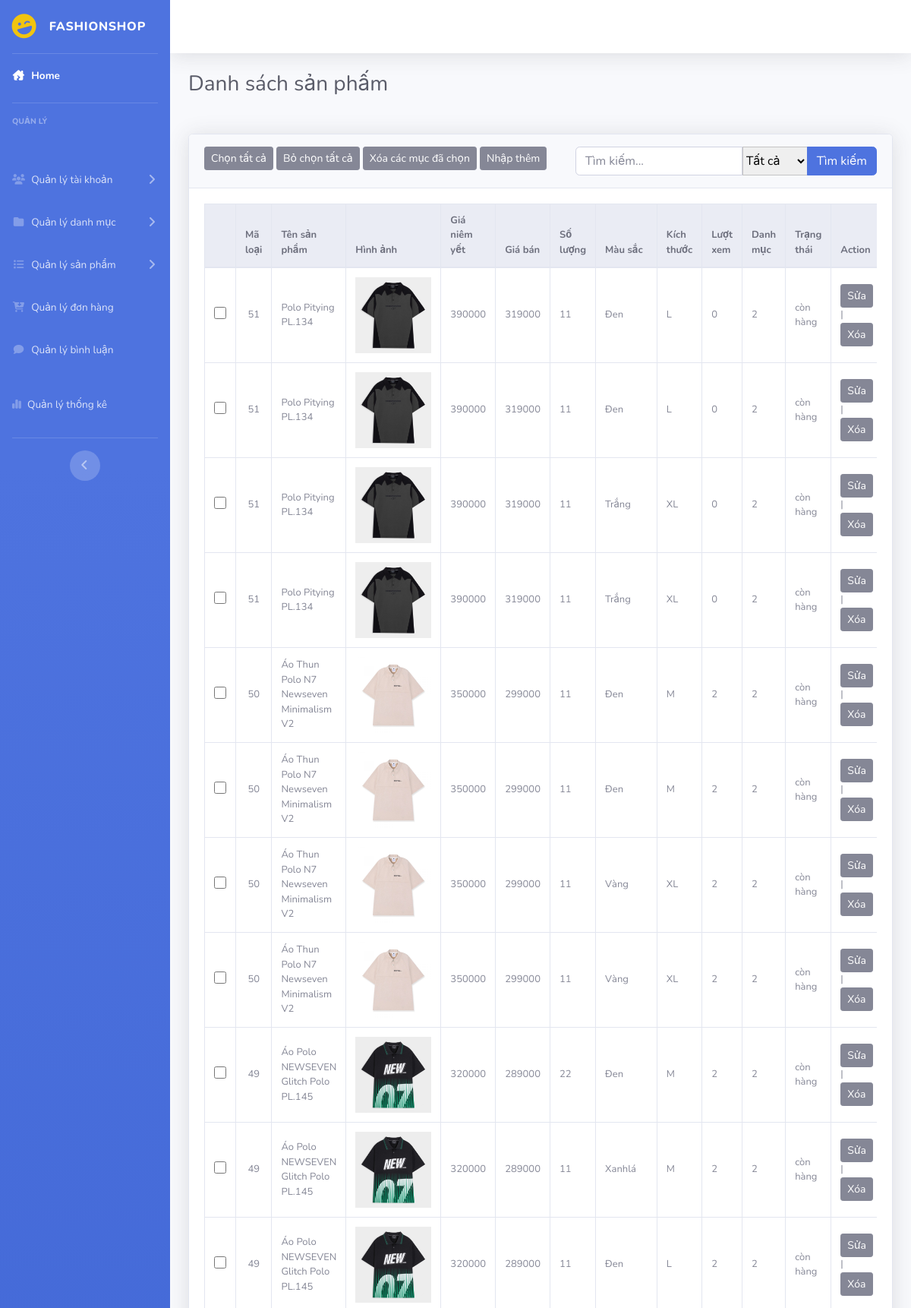
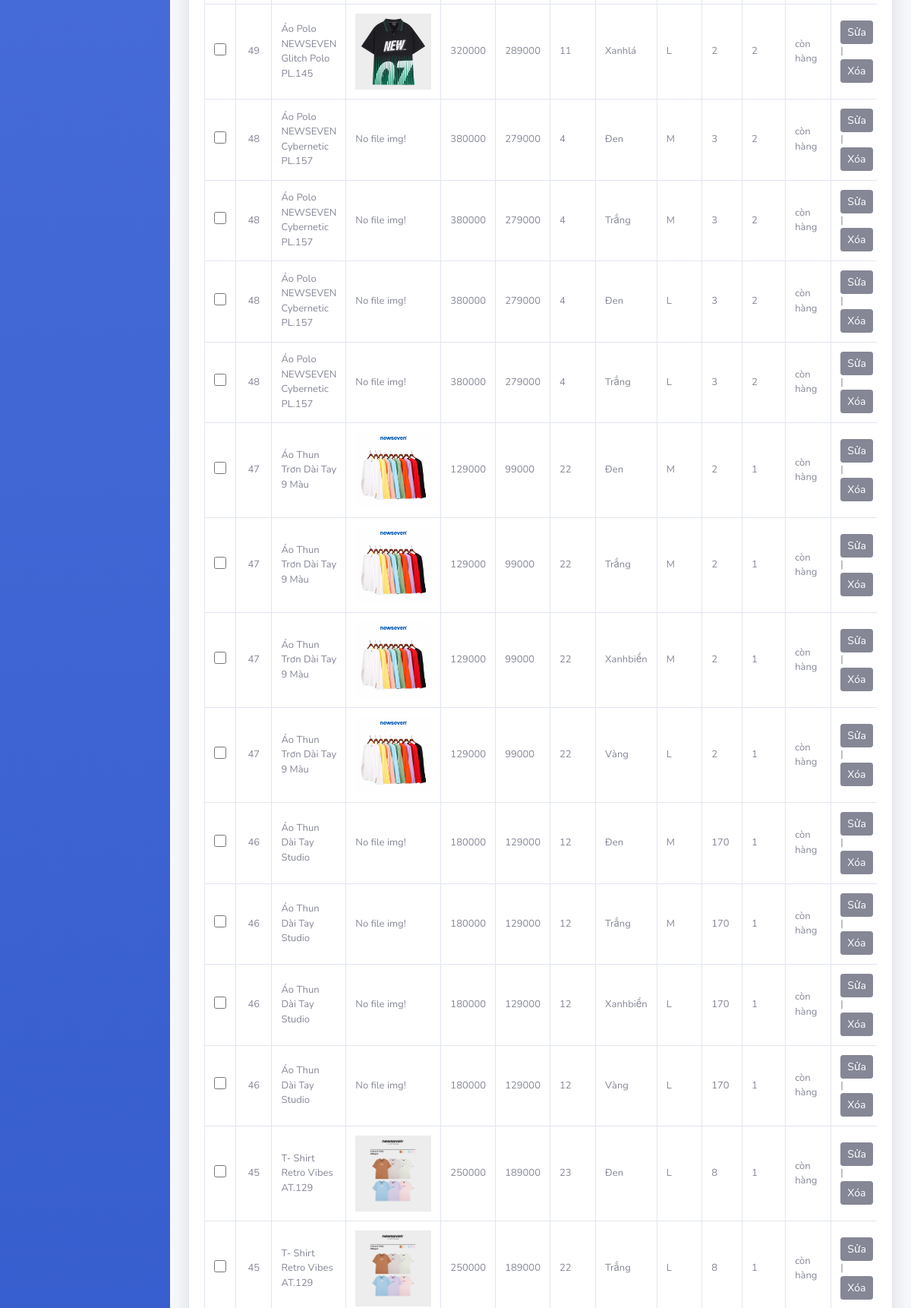
/admin/index.php?act=dssanpham (upper part), run on the app's committed database (2 pictures, top to bottom).
### tables this page shows
CREATE TABLE `bien_the` (
  `id` int(11) NOT NULL,
  `id_sp` int(11) NOT NULL,
  `id_mau_sac` int(11) NOT NULL,
  `id_kich_thuoc` int(11) NOT NULL,
  `so_luong` int(11) NOT NULL
);

CREATE TABLE `sanpham` (
  `id` int(11) NOT NULL COMMENT 'Id sản phẩm',
  `name` varchar(255) NOT NULL COMMENT 'Tên sản phẩm',
  `img` varchar(225) NOT NULL,
  `price_niemyet` double(10,2) NOT NULL DEFAULT 0.00 COMMENT 'Giá sản phẩm',
  `price_sale` int(100) NOT NULL COMMENT 'Giá sale',
  `mota` text NOT NULL COMMENT 'Mô tả',
  `luotxem` int(11) NOT NULL DEFAULT 0 COMMENT 'Lượt xem',
  `iddm` int(11) NOT NULL COMMENT 'Id danh mục'
);

CREATE TABLE `mau_sac` (
  `id` int(11) NOT NULL,
  `value` varchar(255) NOT NULL
);

CREATE TABLE `kich_thuoc` (
  `id` int(11) NOT NULL,
  `value` varchar(225) NOT NULL
);

### model/pdo.php (called while the page is built, shortened)
<?php
function pdo_get_connection(){
    $servername = "localhost";
    $username = "root";
    $password = "";
    try {
        $conn = new PDO("mysql:host=$servername;dbname=duan1_09", $username, $password);
        $conn->setAttribute(PDO::ATTR_ERRMODE, PDO::ERRMODE_EXCEPTION);
        return $conn;
    } catch(PDOException $e) {
        echo "Connection failed: " . $e->getMessage();
    }
}
function pdo_query($sql){
    $sql_args=array_slice(func_get_args(),1);
    try{
        $conn=pdo_get_connection();
        $stmt=$conn->prepare($sql);
        $stmt->execute($sql_args);
        $rows=$stmt->fetchAll();
        return $rows;
    }
    catch(PDOException $e){
        throw $e;
    }
    finally{
        unset($conn);
    }
}
?>

### model/sanpham.php (called while the page is built, shortened)
<?php
function loadall_sanpham($keyw = "", $iddm = 0)
{
    $sql = "SELECT sanpham.id,
                   sanpham.name,
                   bien_the.id AS id_bienthe,
                   sanpham.img,
                   sanpham.price_niemyet,
                   sanpham.price_sale,
                   bien_the.so_luong,
                   mau_sac.value AS mau_sac,
                   kich_thuoc.value AS kich_thuoc,
                   sanpham.luotxem,
                   sanpham.iddm
            FROM sanpham
            JOIN bien_the ON sanpham.id = bien_the.id_sp
            JOIN mau_sac ON bien_the.id_mau_sac = mau_sac.id
            JOIN kich_thuoc ON bien_the.id_kich_thuoc = kich_thuoc.id
            -- ORDER BY sanpham.id
            WHERE 1";
    $sql .= " ORDER BY sanpham.id DESC";
    $listsanpham = pdo_query($sql);
    return  $listsanpham;
}

### admin/sanpham/dssanpham.php (the view, shortened to what this page needs)
<div class="container-fluid dssp">
    <h1 class="h3 mb-2 text-gray-800 mb-5">Danh sách sản phấm </h1>
    <div class="card shadow mb-4">
        <div class="card-header py-3">
            <button class="btn btn-secondary btn-sm">Chọn tất cả</button>
            <button class="btn btn-secondary btn-sm">Bỏ chọn tất cả</button>
            <button class="btn btn-secondary btn-sm">Xóa các mục đã chọn</button>
            <a href="index.php?act=add_sp"><button class="btn btn-secondary btn-sm">Nhập thêm</button></a>
            <form action="index.php?act=dssanpham" method="post" class="float-right">
                <div class="input-group">
                    <input type="text" class="form-control" name="keyw" placeholder="Tìm kiếm...">
                    <select name="iddm" id="">
                        <option value="0" selected>Tất cả</option>
                    </select>
                    <div class="input-group-append">
                        <input class="btn btn-primary timkiem_dssp" type="submit" name="clickOK" value="Tìm kiếm">
                    </div>
                </div>
            </form>
        </div>
        <div class="card-body">
            <div class="table-responsive">
                <table class="table table-bordered" width="100%" cellspacing="0">
                    <thead class="thead-light">
                        <tr>
                            <th></th>
                            <th>Mã loại</th>
                            <th>Tên sản phẩm</th>
                            <th>Hình ảnh</th>
                            <th>Giá niêm yết</th>
                            <th>Giá bán</th>
                            <th>Số lượng</th>
                            <th>Màu sắc</th>
                            <th>Kích thước</th>
                            <th>Lượt xem</th>
                            <th>Danh mục</th>
                            <th>Trạng thái</th>
                            <th>Action</th>
                        </tr>
                    </thead>
                    <tbody>
                        <?php
                        foreach ($list_sp as $sp) {
                            extract($sp);
                            $tinh_trang = ($so_luong <= 0) ? "hết hàng" : "còn hàng";
                            $suasp = "index.php?act=update_sp&idsp=" . $id;
                            $hard_delete = "index.php?act=hard_delete&idbt=" . $id_bienthe;
                            $hinhpath = "../upload/" . $img;
                            if (is_file($hinhpath)) {
                                $hinhpath = "<img src= '" . $hinhpath . "' width='100px' height='100px'>";
                            } else {
                                $hinhpath = "No file img!";
                            }
                            echo '
                                                <tr>
                                                    <td class="align-middle text-center"><input type="checkbox" name="select" id=""></td>
                                                    <td class=" align-middle text-center">' . $id . '</td>
                                                    <td class="col-3 align-middle">' . $name . '</td>
                                                    <td class="col-2 align-middle">' . $hinhpath . '</td>
                                                    <td class="col-2 align-middle">' . $price_niemyet . '</td>
                                                    <td class="col-2 align-middle">' . $price_sale . '</td>
                                                    <td class="col-1 align-middle">' . $so_luong . '</td>
                                                    <td  class="col-1 align-middle">' . $mau_sac . '</td>
                                                    <td  class="col-1 align-middle">' . $kich_thuoc . '</td>
                                                    <td  class="col-1 align-middle">' . $luotxem . '</td>
                                                    <td  class="col-1 align-middle">' . $iddm . '</td>
                                                    <td class="col-1 align-middle">' . $tinh_trang . '</td>
                                                    <td class="col-2 align-middle"><a href="' . $suasp . '"><button class="btn btn-secondary btn-sm">Sửa</button></a> |
                                                    <a href="' . $hard_delete . '"><button class="btn btn-secondary btn-sm">Xóa</button></a></td>
                                                </tr>
                                                ';
                        }
                        ?>
                    </tbody>
                </table>
            </div>
        </div>
    </div>
</div>

### assets/css/style_admin.css (style rules this page uses)
input[type="checkbox"] { width: 16px; height: 16px; }
.dssp h1 { margin-bottom: 0px; }
.card-body { flex: 1 1 auto; min-height: 1px; padding: 1.25rem; margin: 0px; }
.card-header:first-child { border-radius: calc(0.35rem - 1px) calc(0.35rem - 1px) 0 0; margin: 0px; }
input.timkiem_dssp { height: 38px; }
select { word-wrap: normal; border: 1px solid #c4c4c4; }
table tbody td:nth-child(4) { width: 100px; }
.card-body { flex: 1 1 auto; min-height: 1px; padding: 1.25rem; font-size: 13px; }

### data on the page
bien_the: id_sp "51", id_sp.name "Polo Pitying PL.134", id_sp.img (picture), id_sp.price_niemyet "390000", id_sp.price_sale "319000", so_luong "11", id_mau_sac.value "Đen", id_kich_thuoc.value "L", id_sp.luotxem "0", id_sp.iddm "2", so_luong "còn hàng"
bien_the: id_sp "51", id_sp.name "Polo Pitying PL.134", id_sp.img (picture), id_sp.price_niemyet "390000", id_sp.price_sale "319000", so_luong "11", id_mau_sac.value "Đen", id_kich_thuoc.value "L", id_sp.luotxem "0", id_sp.iddm "2", so_luong "còn hàng"
bien_the: id_sp "51", id_sp.name "Polo Pitying PL.134", id_sp.img (picture), id_sp.price_niemyet "390000", id_sp.price_sale "319000", so_luong "11", id_mau_sac.value "Trắng", id_kich_thuoc.value "XL", id_sp.luotxem "0", id_sp.iddm "2", so_luong "còn hàng"
bien_the: id_sp "51", id_sp.name "Polo Pitying PL.134", id_sp.img (picture), id_sp.price_niemyet "390000", id_sp.price_sale "319000", so_luong "11", id_mau_sac.value "Trắng", id_kich_thuoc.value "XL", id_sp.luotxem "0", id_sp.iddm "2", so_luong "còn hàng"
bien_the: id_sp "50", id_sp.name "Áo Thun Polo N7 Newseven Minimalism V2", id_sp.img (picture), id_sp.price_niemyet "350000", id_sp.price_sale "299000", so_luong "11", id_mau_sac.value "Đen", id_kich_thuoc.value "M", id_sp.luotxem "2", id_sp.iddm "2", so_luong "còn hàng"
bien_the: id_sp "50", id_sp.name "Áo Thun Polo N7 Newseven Minimalism V2", id_sp.img (picture), id_sp.price_niemyet "350000", id_sp.price_sale "299000", so_luong "11", id_mau_sac.value "Đen", id_kich_thuoc.value "M", id_sp.luotxem "2", id_sp.iddm "2", so_luong "còn hàng"
bien_the: id_sp "50", id_sp.name "Áo Thun Polo N7 Newseven Minimalism V2", id_sp.img (picture), id_sp.price_niemyet "350000", id_sp.price_sale "299000", so_luong "11", id_mau_sac.value "Vàng", id_kich_thuoc.value "XL", id_sp.luotxem "2", id_sp.iddm "2", so_luong "còn hàng"
bien_the: id_sp "50", id_sp.name "Áo Thun Polo N7 Newseven Minimalism V2", id_sp.img (picture), id_sp.price_niemyet "350000", id_sp.price_sale "299000", so_luong "11", id_mau_sac.value "Vàng", id_kich_thuoc.value "XL", id_sp.luotxem "2", id_sp.iddm "2", so_luong "còn hàng"
bien_the: id_sp "49", id_sp.name "Áo Polo NEWSEVEN Glitch Polo PL.145", id_sp.img (picture), id_sp.price_niemyet "320000", id_sp.price_sale "289000", so_luong "22", id_mau_sac.value "Đen", id_kich_thuoc.value "M", id_sp.luotxem "2", id_sp.iddm "2", so_luong "còn hàng"
bien_the: id_sp "49", id_sp.name "Áo Polo NEWSEVEN Glitch Polo PL.145", id_sp.img (picture), id_sp.price_niemyet "320000", id_sp.price_sale "289000", so_luong "11", id_mau_sac.value "Xanhlá", id_kich_thuoc.value "M", id_sp.luotxem "2", id_sp.iddm "2", so_luong "còn hàng"
bien_the: id_sp "49", id_sp.name "Áo Polo NEWSEVEN Glitch Polo PL.145", id_sp.img (picture), id_sp.price_niemyet "320000", id_sp.price_sale "289000", so_luong "11", id_mau_sac.value "Đen", id_kich_thuoc.value "L", id_sp.luotxem "2", id_sp.iddm "2", so_luong "còn hàng"
bien_the: id_sp "49", id_sp.name "Áo Polo NEWSEVEN Glitch Polo PL.145", id_sp.img (picture), id_sp.price_niemyet "320000", id_sp.price_sale "289000", so_luong "11", id_mau_sac.value "Xanhlá", id_kich_thuoc.value "L", id_sp.luotxem "2", id_sp.iddm "2", so_luong "còn hàng"
bien_the: id_sp "48", id_sp.name "Áo Polo NEWSEVEN Cybernetic PL.157", id_sp.img "No file img!", id_sp.price_niemyet "380000", id_sp.price_sale "279000", so_luong "4", id_mau_sac.value "Đen", id_kich_thuoc.value "M", id_sp.luotxem "3", id_sp.iddm "2", so_luong "còn hàng"
bien_the: id_sp "48", id_sp.name "Áo Polo NEWSEVEN Cybernetic PL.157", id_sp.img "No file img!", id_sp.price_niemyet "380000", id_sp.price_sale "279000", so_luong "4", id_mau_sac.value "Trắng", id_kich_thuoc.value "M", id_sp.luotxem "3", id_sp.iddm "2", so_luong "còn hàng"
bien_the: id_sp "48", id_sp.name "Áo Polo NEWSEVEN Cybernetic PL.157", id_sp.img "No file img!", id_sp.price_niemyet "380000", id_sp.price_sale "279000", so_luong "4", id_mau_sac.value "Đen", id_kich_thuoc.value "L", id_sp.luotxem "3", id_sp.iddm "2", so_luong "còn hàng"
bien_the: id_sp "48", id_sp.name "Áo Polo NEWSEVEN Cybernetic PL.157", id_sp.img "No file img!", id_sp.price_niemyet "380000", id_sp.price_sale "279000", so_luong "4", id_mau_sac.value "Trắng", id_kich_thuoc.value "L", id_sp.luotxem "3", id_sp.iddm "2", so_luong "còn hàng"
bien_the: id_sp "47", id_sp.name "Áo Thun Trơn Dài Tay 9 Màu", id_sp.img (picture), id_sp.price_niemyet "129000", id_sp.price_sale "99000", so_luong "22", id_mau_sac.value "Đen", id_kich_thuoc.value "M", id_sp.luotxem "2", id_sp.iddm "1", so_luong "còn hàng"
bien_the: id_sp "47", id_sp.name "Áo Thun Trơn Dài Tay 9 Màu", id_sp.img (picture), id_sp.price_niemyet "129000", id_sp.price_sale "99000", so_luong "22", id_mau_sac.value "Trắng", id_kich_thuoc.value "M", id_sp.luotxem "2", id_sp.iddm "1", so_luong "còn hàng"
bien_the: id_sp "47", id_sp.name "Áo Thun Trơn Dài Tay 9 Màu", id_sp.img (picture), id_sp.price_niemyet "129000", id_sp.price_sale "99000", so_luong "22", id_mau_sac.value "Xanhbiển", id_kich_thuoc.value "M", id_sp.luotxem "2", id_sp.iddm "1", so_luong "còn hàng"
bien_the: id_sp "47", id_sp.name "Áo Thun Trơn Dài Tay 9 Màu", id_sp.img (picture), id_sp.price_niemyet "129000", id_sp.price_sale "99000", so_luong "22", id_mau_sac.value "Vàng", id_kich_thuoc.value "L", id_sp.luotxem "2", id_sp.iddm "1", so_luong "còn hàng"
bien_the: id_sp "46", id_sp.name "Áo Thun Dài Tay Studio", id_sp.img "No file img!", id_sp.price_niemyet "180000", id_sp.price_sale "129000", so_luong "12", id_mau_sac.value "Đen", id_kich_thuoc.value "M", id_sp.luotxem "170", id_sp.iddm "1", so_luong "còn hàng"
bien_the: id_sp "46", id_sp.name "Áo Thun Dài Tay Studio", id_sp.img "No file img!", id_sp.price_niemyet "180000", id_sp.price_sale "129000", so_luong "12", id_mau_sac.value "Trắng", id_kich_thuoc.value "M", id_sp.luotxem "170", id_sp.iddm "1", so_luong "còn hàng"
bien_the: id_sp "46", id_sp.name "Áo Thun Dài Tay Studio", id_sp.img "No file img!", id_sp.price_niemyet "180000", id_sp.price_sale "129000", so_luong "12", id_mau_sac.value "Xanhbiển", id_kich_thuoc.value "L", id_sp.luotxem "170", id_sp.iddm "1", so_luong "còn hàng"
bien_the: id_sp "46", id_sp.name "Áo Thun Dài Tay Studio", id_sp.img "No file img!", id_sp.price_niemyet "180000", id_sp.price_sale "129000", so_luong "12", id_mau_sac.value "Vàng", id_kich_thuoc.value "L", id_sp.luotxem "170", id_sp.iddm "1", so_luong "còn hàng"
bien_the: id_sp "45", id_sp.name "T- Shirt Retro Vibes AT.129", id_sp.img (picture), id_sp.price_niemyet "250000", id_sp.price_sale "189000", so_luong "23", id_mau_sac.value "Đen", id_kich_thuoc.value "L", id_sp.luotxem "8", id_sp.iddm "1", so_luong "còn hàng"
bien_the: id_sp "45", id_sp.name "T- Shirt Retro Vibes AT.129", id_sp.img (picture), id_sp.price_niemyet "250000", id_sp.price_sale "189000", so_luong "22", id_mau_sac.value "Trắng", id_kich_thuoc.value "L", id_sp.luotxem "8", id_sp.iddm "1", so_luong "còn hàng"
